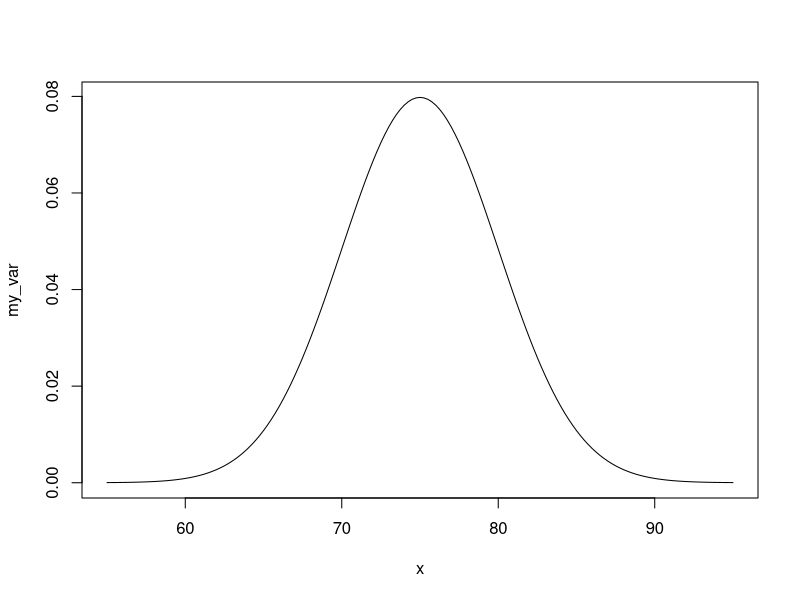
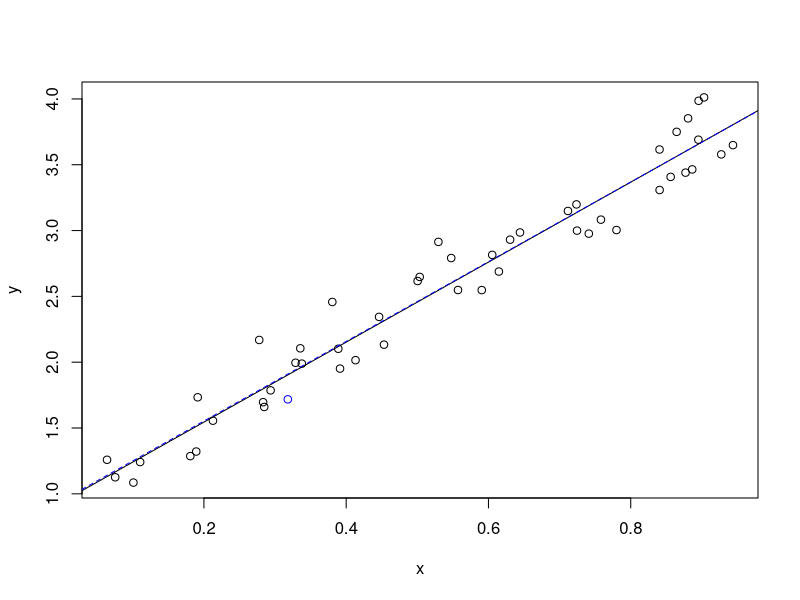
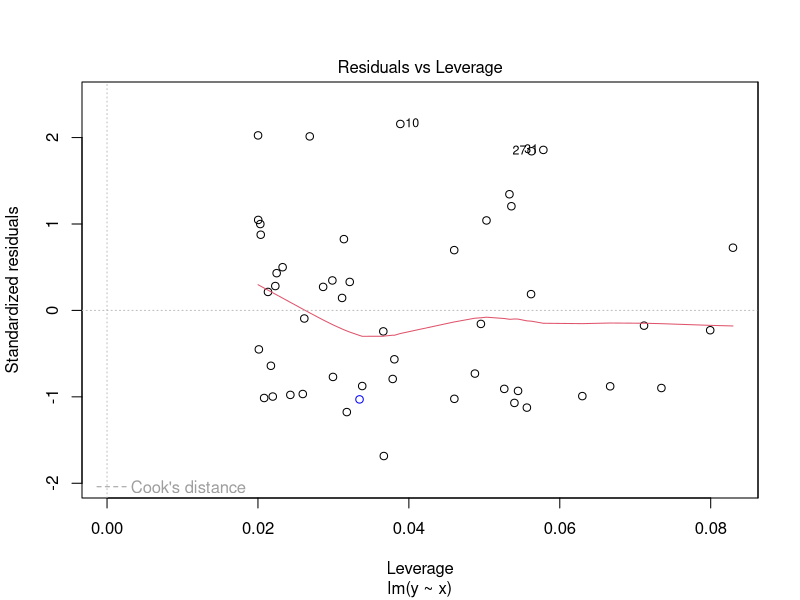
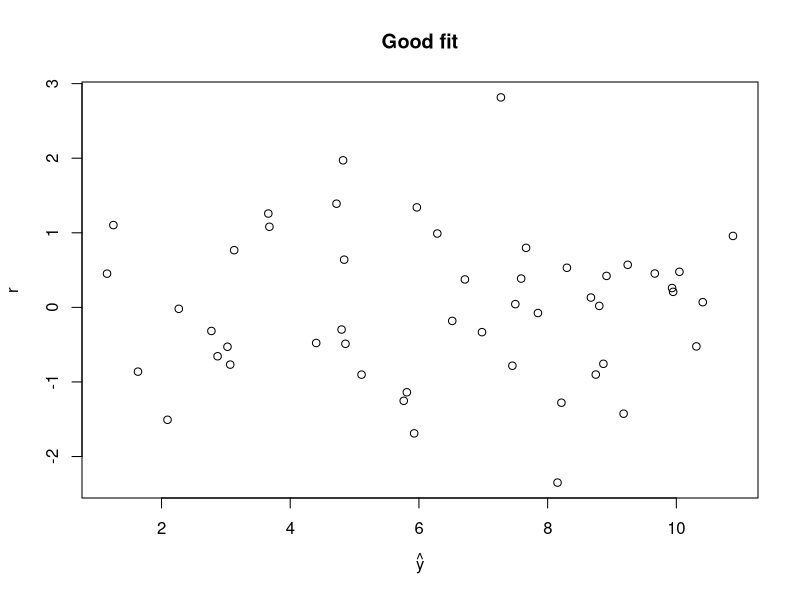

Write the R code that produced these figures, in order.
setwd("/Users/lysi2/Documents/UNI_Imperial/Applied_Stats/Assignments/A1/Code")

#to print tables:
#  library(xtable) 
# xtable(my_table, ,include.rownames=FALSE)

#95% Confidence intervals:
qnorm(c(0.025,0.975))

# calculates f(x) = 1/(√(2 π) σ) e^-((x - μ)^2/(2 σ^2))
x <- seq(from = 55, to = 95, by = 0.25)
my_var <- dnorm(x, mean = 75, sd =5)
plot(x,my_var, type = 'l')

#P(X < 27.4) 
dens <- pnorm(27.4, mean=50, sd=20)
dens
# finds P(X<27.4)= 0.1292381
qnorm(0.1292381,mean=50,sd=20)


plot_residuals<-function(x,y,title){
  fit = lm(y ~ x)
  e = fit$residuals
  r = e/(norm(e, type="2")/sqrt(n-2)) 
  plot(fit$fitted.values,r,xlab=expression(hat(y)),main=title)
}

n = 50
set.seed(0)
x = sort(runif(n))
e = rnorm(n,sd=.2)
y = 1 + 10*x + e
pdf('trial.pdf', width=7, heigh=5)
plot_residuals(x,y,"Good fit")
dev.off()

plot_cook<-function(x,y,outlier=F){ 
  fit = lm(y ~ x)
  colrs = rep("black",length(y)) 
  if(outlier){colrs[length(y)]="blue"} 
  plot(y ~ x,col=colrs)
  abline(fit)
  if(outlier){abline(lm(y ~ x, subset=-length(y)),lty=2,col="blue")} 
  plot(fit,5,col=colrs)
}

n = 50
x = runif(n)
y = 1 + 3*x + rnorm(length(x),sd=.2)
plot_cook(x,y,T)
